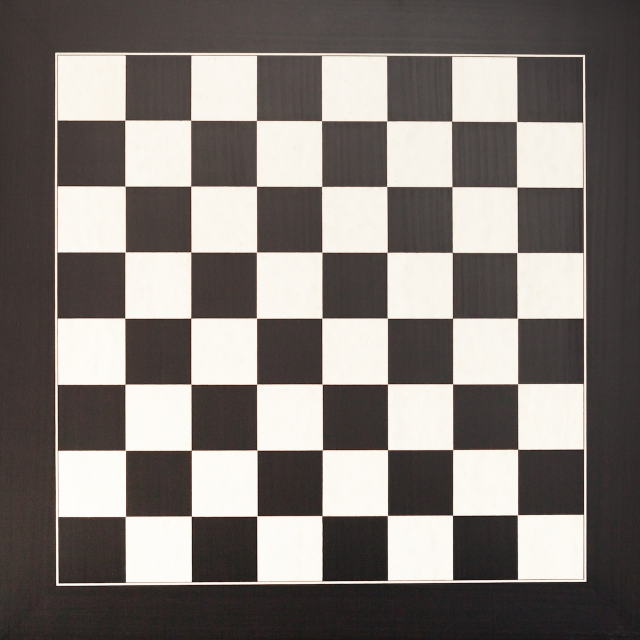
#> input picture Board.jpg, 1280 x 1280 px, found by its file name (shown at 1/2 size)
$ jupyter execute --allow-errors chessBoard.ipynb
#> lines starting #> are read from the running program, lines starting #| are printed output that depends on the picture; after the words box and inside, x2 and y2 are one past the last pixel; in counts of white or black regions, pixels touching at a corner belong together
[cell 1]
# import the necessary packages
import cv2
import imutils

image = cv2.imread("board.jpg")
#> image is the input picture: shape (1280, 1280, 3); mean B, G, R 117.8, 121.9, 128.2
resized = imutils.resize(image, width=300)
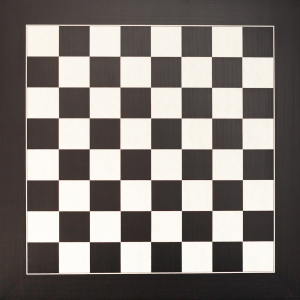
#> resized: shape (300, 300, 3); mean B, G, R 117.8, 121.9, 128.2
# cv2.imshow("resized", resized)
# print(resized)
ratio = image.shape[0] / float(resized.shape[0])
#> ratio = 4.27

gray = cv2.cvtColor(resized, cv2.COLOR_BGR2GRAY)
blurred = cv2.GaussianBlur(gray, (5, 5), 0)
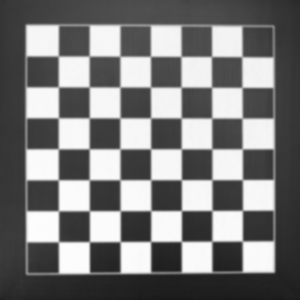
#> blurred: shape (300, 300); min 25, max 253, mean 123.3
thresh = cv2.threshold(blurred, 60, 255, cv2.THRESH_BINARY)[1]
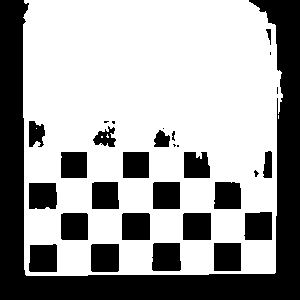
#> thresh: shape (300, 300); 63.8% white; 30 black regions (8 under 20 px)

cnts = cv2.findContours(thresh.copy(), cv2.RETR_EXTERNAL, cv2.CHAIN_APPROX_SIMPLE)
#> cnts = 2 contours, 1 with area under 20; largest, box (x1, y1, x2, y2) and area: (23, 0, 283, 276) 68782
cnts = imutils.grab_contours(cnts)
